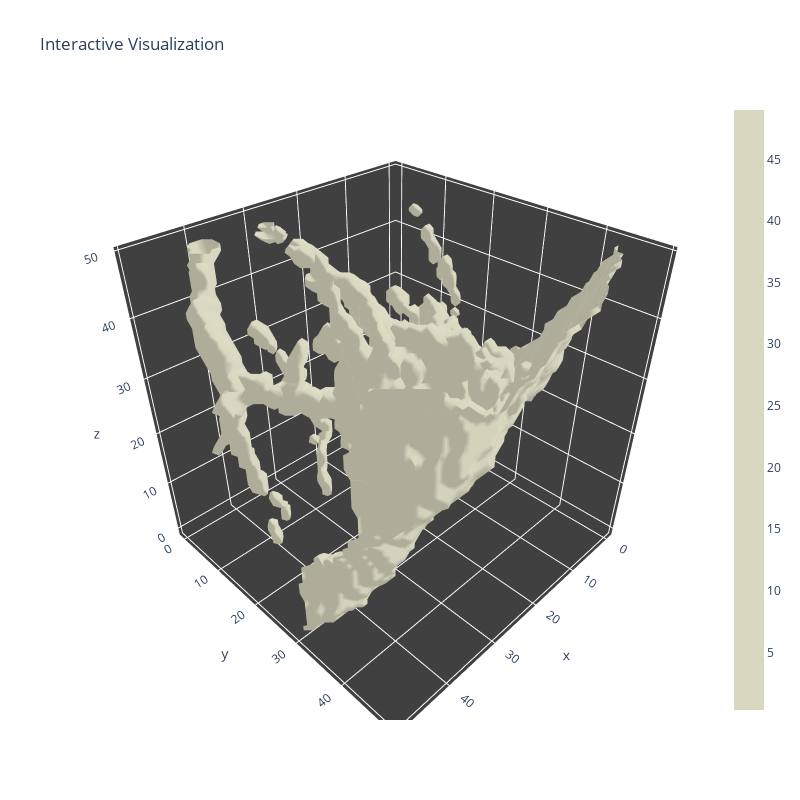

The cell this chart's notebook holds for it:
### Code cell
pid=105142
im = 'T0_1.tif'
with open(f"data/nlst_rois_3d/{pid}/{im[:-4]}.pkl", "rb") as input_file:
    cube = pkl.load(input_file)
cube[cube < cube.max()/(3/2)] = 0
v, f = make_mesh(cube)
plotly_3d(v, f)

### Figure 1 — Plotly figure (JSON) as saved in the notebook; plotly's stock layout.template omitted (floating-point values rounded to 4 significant figures; data arrays with more than 128 entries replaced by an {"elided": "..."} marker saying what was removed)
{"data": [{"facecolor": {"elided": "21373 str values"}, "i": {"elided": "21373 int values"}, "j": {"elided": "21373 int values"}, "k": {"elided": "21373 int values"}, "name": "", "type": "mesh3d", "x": {"elided": "10906 float values"}, "y": {"elided": "10906 float values"}, "z": {"elided": "10906 float values"}}, {"hoverinfo": "none", "marker": {"color": [0.3323, 49.0], "colorscale": [[0, "rgb(216, 216, 192)"], [1, "rgb(216, 216, 192)"]], "showscale": true, "size": 0.1}, "mode": "markers", "showlegend": false, "type": "scatter3d", "x": [0.9969], "y": [1], "z": [10]}], "layout": {"height": 800, "scene": {"aspectratio": {"x": 1, "y": 1, "z": 1}, "xaxis": {"backgroundcolor": "rgb(64, 64, 64)", "gridcolor": "rgb(255, 255, 255)", "showbackground": true, "zerolinecolor": "rgb(255, 255, 255)"}, "yaxis": {"backgroundcolor": "rgb(64, 64, 64)", "gridcolor": "rgb(255, 255, 255)", "showbackground": true, "zerolinecolor": "rgb(255, 255, 255)"}, "zaxis": {"backgroundcolor": "rgb(64, 64, 64)", "gridcolor": "rgb(255, 255, 255)", "showbackground": true, "zerolinecolor": "rgb(255, 255, 255)"}}, "title": {"text": "Interactive Visualization"}, "width": 800}}
